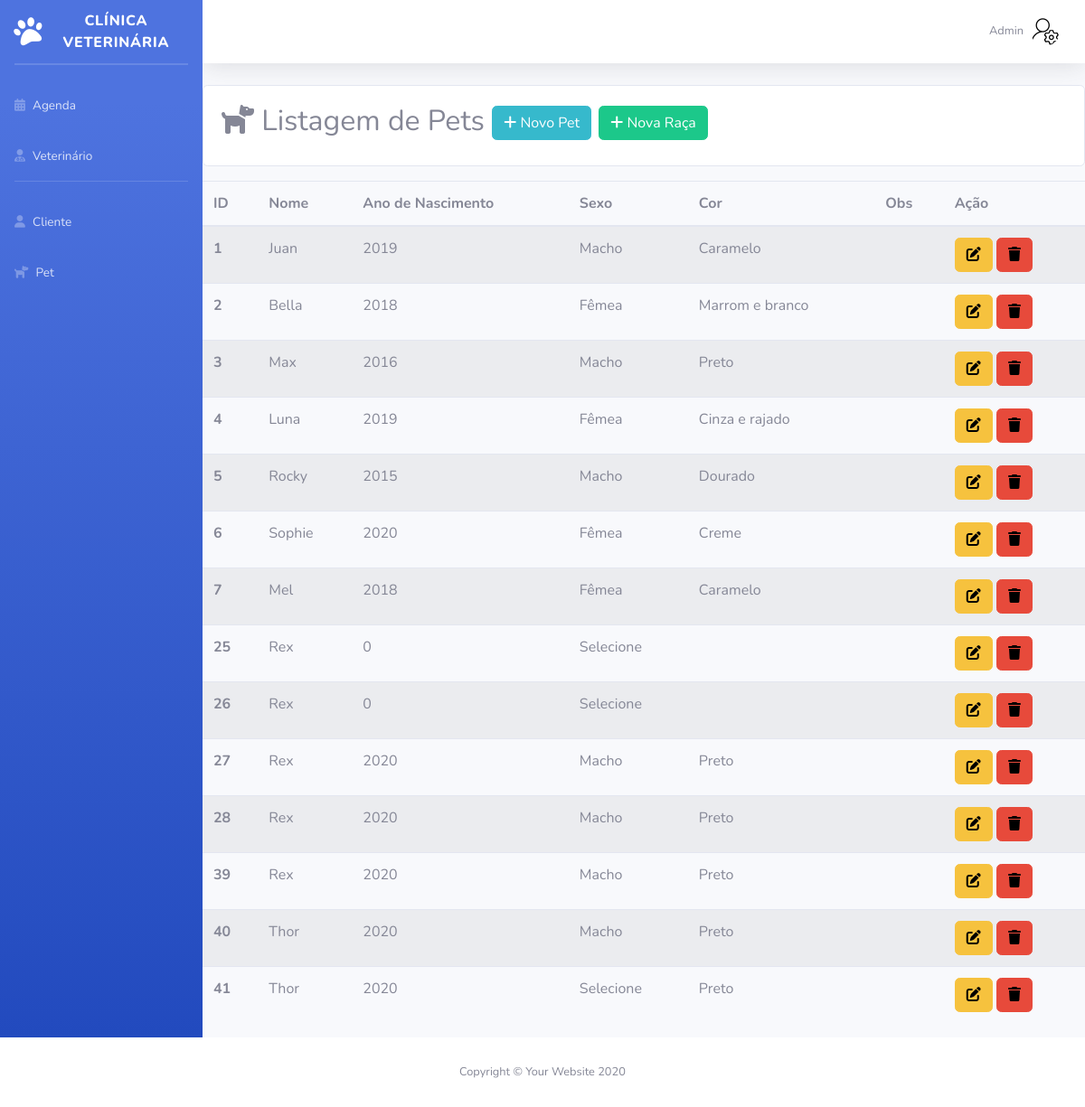
Page /Sistema/Admin/listagemPet.php (signed in) on the committed database.
### tables this page shows
CREATE TABLE `pet` (
  `id` int(11) NOT NULL,
  `status` varchar(10) NOT NULL,
  `nome` varchar(100) NOT NULL,
  `especie` varchar(50) NOT NULL,
  `anoNascimento` int(11) NOT NULL,
  `sexo` varchar(15) NOT NULL,
  `cor` varchar(50) NOT NULL,
  `obs` varchar(300) DEFAULT NULL,
  `cliente_id` int(11) NOT NULL,
  `raca_id` int(11) DEFAULT NULL
);

### Sistema/Admin/listagemPet.php (the view, shortened to what this page needs)
<?php
require_once("conexao.php");
$sql = "select * from pet";
$resultado = mysqli_query($conexao, $sql);
?>
<!DOCTYPE html>
<html lang="pt-br">
<head>
    <link href="vendor/fontawesome-free/css/all.min.css" rel="stylesheet" type="text/css">
    <link href="css/sb-admin-2.min.css" rel="stylesheet">
</head>
<body id="page-top">
    <div id="wrapper">
        <?php require_once("sidebarAdmin.php"); ?>
        <div id="content-wrapper" class="d-flex flex-column">
            <div id="content">
                <?php require_once("topbarAdmin.php"); ?>
                    <div class="card mt-3 mb-3">
                        <div class="card-body">
                            <h2><i class="fa-solid fa-dog"></i> Listagem de Pets <a
                                        href="cadastroPet.php" class="btn btn-info btn-sn"><i class="fa-solid fa-plus"
                                        style="color: #ffffff;"></i> Novo Pet</a>
                                        <a href="cadastroRaca.php" class="btn btn-success btn-sn"><i class="fa-solid fa-plus"
                                        style="color: #ffffff;"></i> Nova Raça</a>
                                    </h2>
                        </div>
                        </div>
                    <table class="table table-striped table-hover">
                        <thead>
                            <tr>
                                <th scope="col">ID</th>
                                <th scope="col">Nome</th>
                                <th scope="col">Ano de Nascimento</th>
                                <th scope="col">Sexo</th>
                                <th scope="col">Cor</th>
                                <th scope="col">Obs</th>
                                <th scope="col">Ação</th>
                            </tr>
                        </thead>
                        <tbody>
                            <?php while ($linha = mysqli_fetch_array($resultado)) { ?>
                                <tr>
                                    <th scope="row">
                                        <?= $linha['id'] ?>
                                    </th>
                                    <td>
                                        <?= $linha['nome'] ?>
                                    </td>
                                    <td>
                                        <?= $linha['anoNascimento'] ?>
                                    </td>
                                    <td>
                                        <?= $linha['sexo'] ?>
                                    </td>
                                    <td>
                                        <?= $linha['cor'] ?>
                                    </td>
                                    <td>
                                    </td>
                                    <td>
                                        <a href="editarPet.php?id=<?= $linha['id'] ?>" class="btn btn-warning"><i
                                                class="fa-solid fa-pen-to-square" style="color: #000000;"></i></a>
                                        <a href="listagemPet.php?id=<?= $linha['id'] ?>" class="btn btn-danger"
                                            onclick="return confirm('Confirma exclusão?')"><i class="fa-solid fa-trash"
                                                style="color: #000000;"></i></a>
                                    </td>
                                </tr>
                            <?php } ?>
                            </table>
                </div>
                <?php require_once("footer.php"); ?>
</body>
</html>

### rows in the picture
pet: id "1", nome "Juan", anoNascimento "2019", sexo "Macho", cor "Caramelo"
pet: id "2", nome "Bella", anoNascimento "2018", sexo "Fêmea", cor "Marrom e branco"
pet: id "3", nome "Max", anoNascimento "2016", sexo "Macho", cor "Preto"
pet: id "4", nome "Luna", anoNascimento "2019", sexo "Fêmea", cor "Cinza e rajado"
pet: id "5", nome "Rocky", anoNascimento "2015", sexo "Macho", cor "Dourado"
pet: id "6", nome "Sophie", anoNascimento "2020", sexo "Fêmea", cor "Creme"
pet: id "7", nome "Mel", anoNascimento "2018", sexo "Fêmea", cor "Caramelo"
pet: id "25", nome "Rex", anoNascimento "0", sexo "Selecione"
pet: id "26", nome "Rex", anoNascimento "0", sexo "Selecione"
pet: id "27", nome "Rex", anoNascimento "2020", sexo "Macho", cor "Preto"
pet: id "28", nome "Rex", anoNascimento "2020", sexo "Macho", cor "Preto"
pet: id "39", nome "Rex", anoNascimento "2020", sexo "Macho", cor "Preto"
pet: id "40", nome "Thor", anoNascimento "2020", sexo "Macho", cor "Preto"
pet: id "41", nome "Thor", anoNascimento "2020", sexo "Selecione", cor "Preto"
